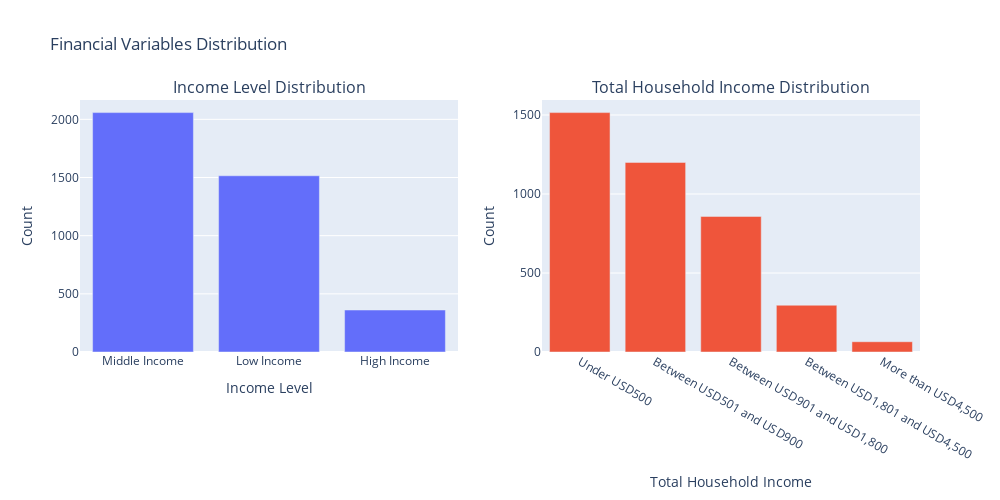

Notebook code cell kept with this figure:
### Markdown cell above
#### Insights from the Financial Variables

### Code cell
fig4 = make_subplots(rows=1, cols=2, subplot_titles=('Income Level Distribution',
                                                    'Total Household Income Distribution',
                                                    ))

fig4.add_trace(go.Bar(x=df['Income_Level'].value_counts().index, y=df['Income_Level'].value_counts().values, showlegend=False), row=1, col=1)

fig4.add_trace(go.Bar(x=df['Total_Household_Income'].value_counts().index, y=df['Total_Household_Income'].value_counts().values, showlegend=False), row=1, col=2)
    

fig4.update_layout(height=500, width=1000, title_text="Financial Variables Distribution") 

fig4.update_layout(
    legend_tracegroupgap=30,
    legend_title_text="Legend Groups"
)
fig4.update_yaxes(title_text="Count", row=1, col=1)
fig4.update_yaxes(title_text='Count', row=1, col=2)

fig4.update_xaxes(title_text="Income Level", row=1, col=1)
fig4.update_xaxes(title_text="Total Household Income", row=1, col=2)

fig4.show()

### Figure 1 — Plotly figure (JSON) as saved in the notebook; plotly's stock layout.template omitted (floating-point values rounded to 4 significant figures)
{"data": [{"showlegend": false, "type": "bar", "x": ["Middle Income", "Low Income", "High Income"], "xaxis": "x", "y": [2058, 1515, 361], "yaxis": "y"}, {"showlegend": false, "type": "bar", "x": ["Under USD500", "Between USD501 and USD900", "Between USD901 and USD1,800", "Between USD1,801 and USD4,500", "More than USD4,500"], "xaxis": "x2", "y": [1515, 1200, 858, 296, 65], "yaxis": "y2"}], "layout": {"annotations": [{"font": {"size": 16}, "showarrow": false, "text": "Income Level Distribution", "x": 0.225, "xanchor": "center", "xref": "paper", "y": 1, "yanchor": "bottom", "yref": "paper"}, {"font": {"size": 16}, "showarrow": false, "text": "Total Household Income Distribution", "x": 0.775, "xanchor": "center", "xref": "paper", "y": 1, "yanchor": "bottom", "yref": "paper"}], "height": 500, "legend": {"title": {"text": "Legend Groups"}, "tracegroupgap": 30}, "title": {"text": "Financial Variables Distribution"}, "width": 1000, "xaxis": {"anchor": "y", "domain": [0, 0.45], "title": {"text": "Income Level"}}, "xaxis2": {"anchor": "y2", "domain": [0.55, 1], "title": {"text": "Total Household Income"}}, "yaxis": {"anchor": "x", "domain": [0, 1], "title": {"text": "Count"}}, "yaxis2": {"anchor": "x2", "domain": [0, 1], "title": {"text": "Count"}}}}
